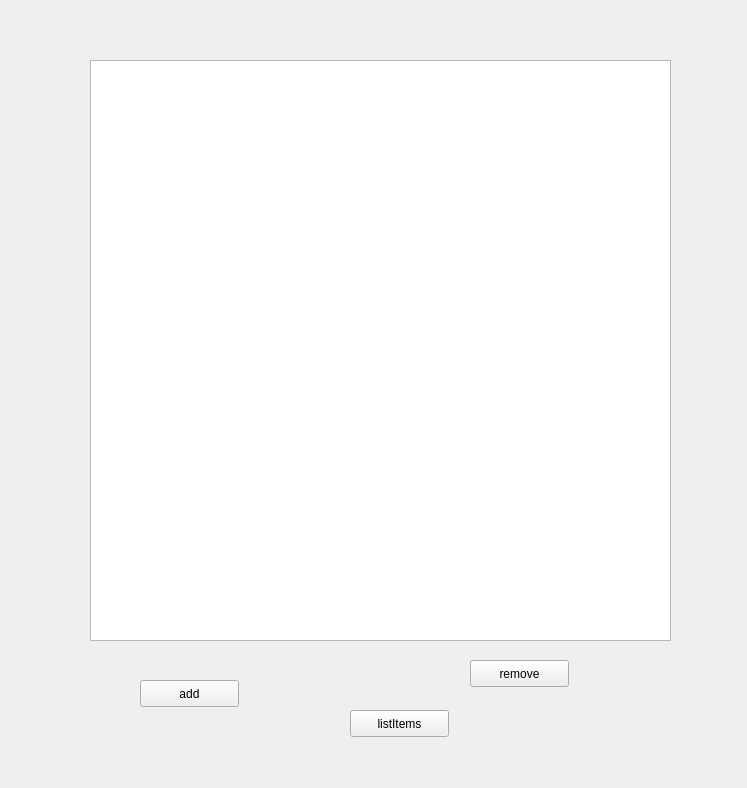
<?xml version="1.0" encoding="UTF-8"?>
<ui version="4.0">
 <class>Form</class>
 <widget class="QWidget" name="Form">
  <property name="geometry">
   <rect>
    <x>0</x>
    <y>0</y>
    <width>747</width>
    <height>788</height>
   </rect>
  </property>
  <property name="windowTitle">
   <string>Form</string>
  </property>
  <widget class="GraphicsLayoutWidget" name="plot">
   <property name="geometry">
    <rect>
     <x>90</x>
     <y>60</y>
     <width>581</width>
     <height>581</height>
    </rect>
   </property>
  </widget>
  <widget class="QPushButton" name="listItems">
   <property name="geometry">
    <rect>
     <x>350</x>
     <y>710</y>
     <width>99</width>
     <height>27</height>
    </rect>
   </property>
   <property name="text">
    <string>listItems</string>
   </property>
  </widget>
  <widget class="QPushButton" name="add">
   <property name="geometry">
    <rect>
     <x>140</x>
     <y>680</y>
     <width>99</width>
     <height>27</height>
    </rect>
   </property>
   <property name="text">
    <string>add</string>
   </property>
  </widget>
  <widget class="QPushButton" name="remove">
   <property name="geometry">
    <rect>
     <x>470</x>
     <y>660</y>
     <width>99</width>
     <height>27</height>
    </rect>
   </property>
   <property name="text">
    <string>remove</string>
   </property>
  </widget>
 </widget>
 <customwidgets>
  <customwidget>
   <class>GraphicsLayoutWidget</class>
   <extends>QGraphicsView</extends>
   <header>pyqtgraph.h</header>
  </customwidget>
 </customwidgets>
 <resources/>
 <connections/>
</ui>
